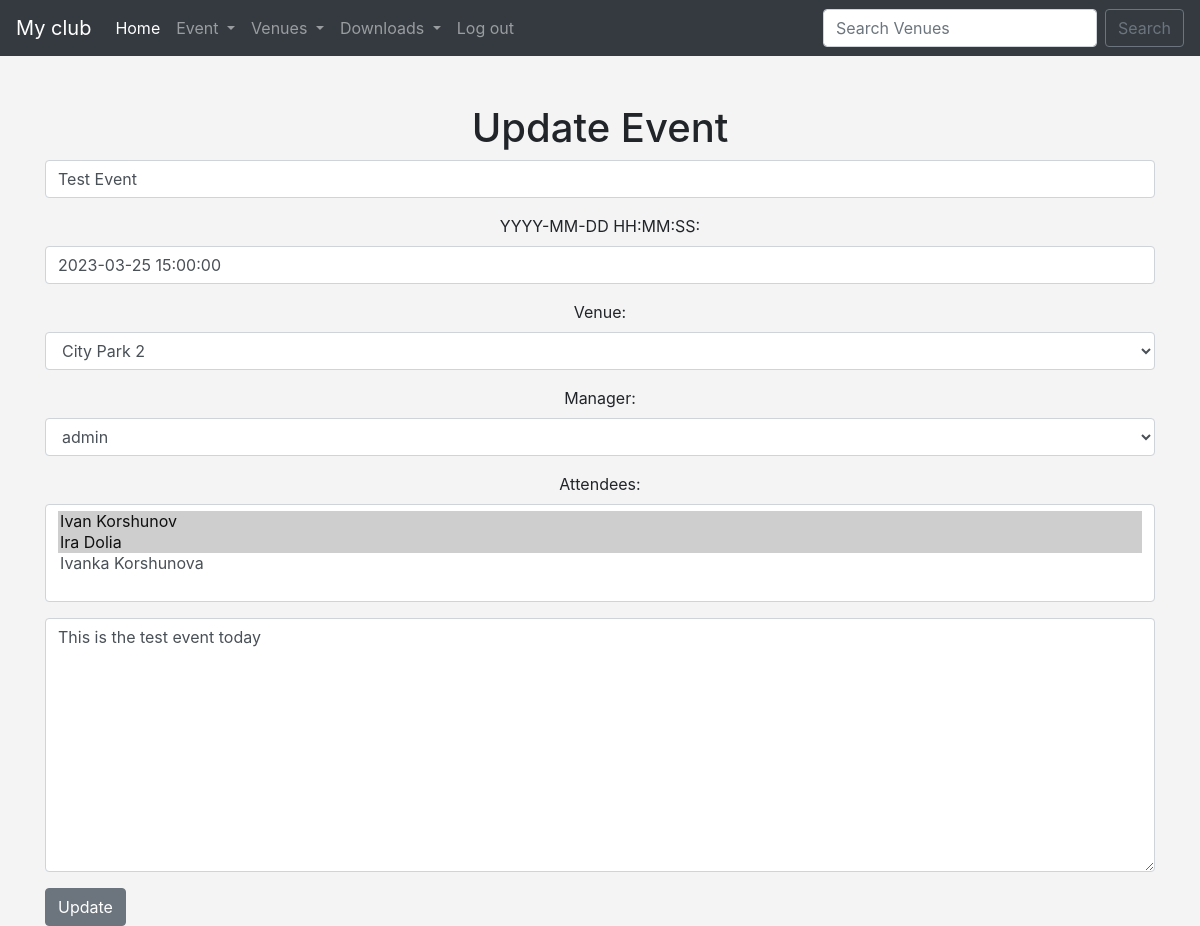
Page /update_event/4 (signed in) on the earlier database version.
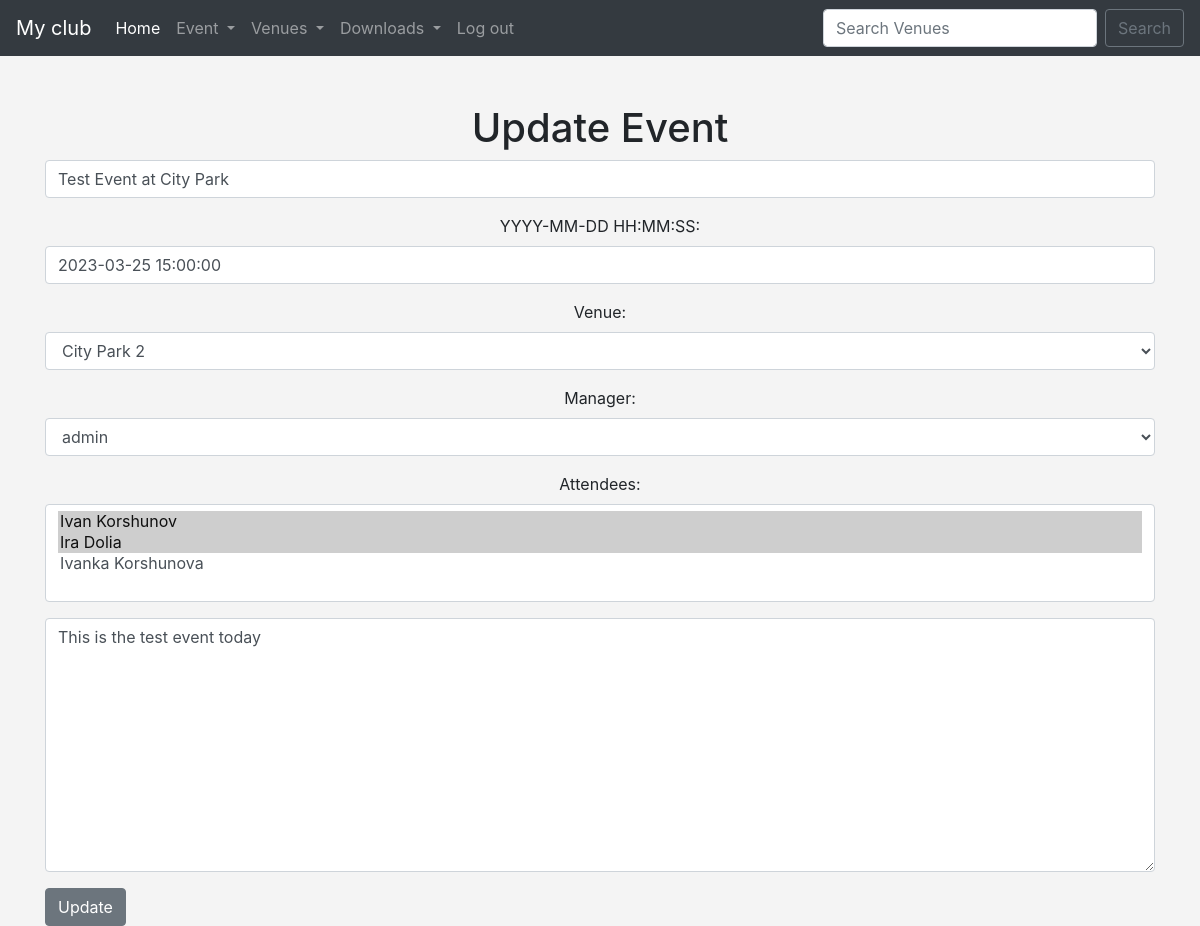
Same page on the later database version.
### events/models.py (models this page shows, shortened)
class Events(models.Model):
    name = models.CharField('Event Name', max_length=120)
    event_date = models.DateTimeField('Event Date')
    venue = models.ForeignKey(Venue, blank=True, null=True, on_delete=models.CASCADE)
    manager = models.ForeignKey(User, blank=True, null=True, on_delete=models.SET_NULL)
    description = models.TextField(blank=True)
    attendees = models.ManyToManyField(MyClubUser, blank=True)

class Venue(models.Model):
    name = models.CharField('Venue Name', max_length=120)
    address = models.CharField(max_length=300)
    zip_code = models.CharField('Zip Code', max_length=15)
    phone = models.CharField('Contact Phone', max_length=25, blank=True)
    web = models.URLField('Website Address', blank=True)
    email_address = models.EmailField('Email address', blank=True)
    owner = models.IntegerField('Venue Owner', blank=False, default=1)  # blank=False - can't be empty
    def __str__(self):
        return self.name

### events/views.py (the view)
# urls.py: path('update_event/<event_id>', views.update_event, name='update-event'),
def update_event(request, event_id):
    event = Events.objects.get(id=event_id)
    if request.user.is_superuser:
        form = EventFormAdmin(request.POST or None, instance=event)
    else:
        form = EventForm(request.POST or None, instance=event)  # If you are going to post - use this form,
    if form.is_valid():
        form.save()
        return redirect('list-events')
    return render(request, 'events/update_event.html', {
        'event': event,
        'form': form,
    })

### events/forms.py
class EventFormAdmin(ModelForm):
    class Meta:
        model = Events
        fields = ('name', 'event_date', 'venue', 'manager', 'attendees', 'description')
        widgets = {
            'name': forms.TextInput(attrs={'class': 'form-control', 'placeholder': 'Event Name'}),
            'event_date': forms.TextInput(attrs={'class': 'form-control', 'placeholder': 'Event Date'}),
            'venue': forms.Select(attrs={'class': 'form-control', 'placeholder': 'Venue'}),
            'manager': forms.Select(attrs={'class': 'form-control', 'placeholder': 'Manager'}),
            'attendees': forms.SelectMultiple(attrs={'class': 'form-control', 'placeholder': 'Attendees'}),
            'description': forms.Textarea(attrs={'class': 'form-control', 'placeholder': 'Description'}),
        }
        labels = {
            'name': '',
            'event_date': 'YYYY-MM-DD HH:MM:SS',
            'venue': 'Venue',
            'manager': 'Manager',
            'attendees': 'Attendees',
            'description': '',
        }

### events/models.py (called while the page is built)
    def __str__(self):
        return f'{self.first_name} {self.last_name}'

### events/templates/events/update_event.html (shortened to what this page needs)
{% extends 'events/base.html' %}
{% block content %}
    <center>
    {% if user.is_authenticated %}
        {% if user == event.manager %}
    <h1>Update Event</h1>
        <form action="" method="POST">
                {{ form.as_p }}
                <input type="submit" value="Update" class="btn btn-secondary" style="float: left;">
        </form>
        {% else %}
        <h2>Access denied, only the event's manager can update this event</h2>
        Logged in user:  {{ user }}
        <br>
        Event Manager: {{ event.manager }}
        <br><br>
        {% endif %}
     {% else %}
        <h1>Sorry, you have to log in</h1>
        <a href="{% url 'login' %}">Login Here</a>
{% endif %}
    </center>
{% endblock %}

Differences in the rows shown:
changed Events "City Park 2": name "Test Event" → "Test Event at City Park"
